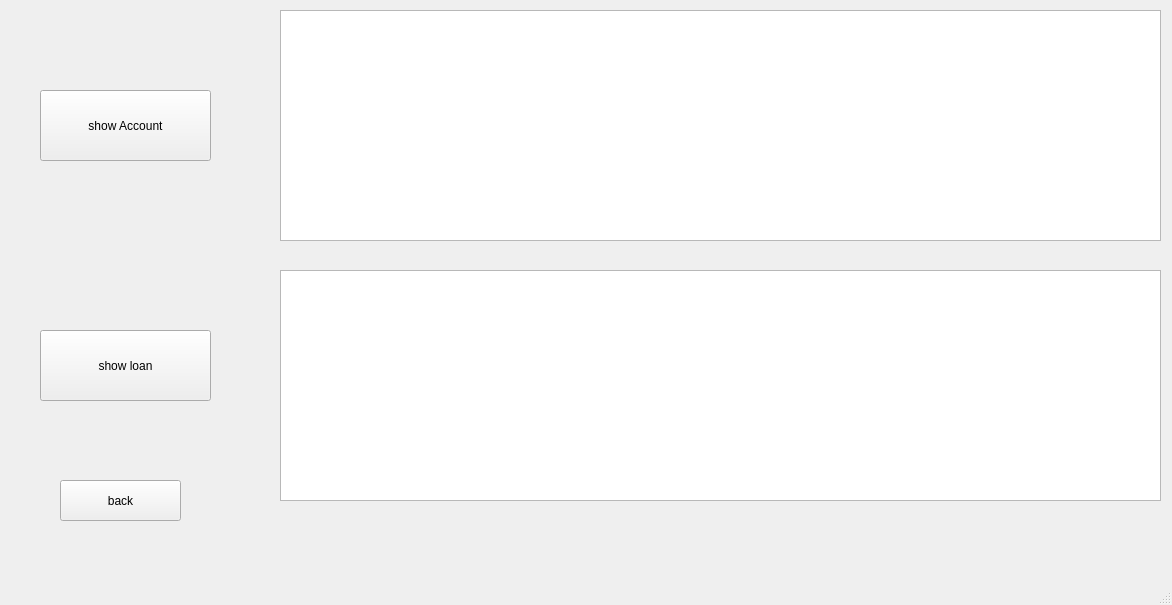
<?xml version="1.0" encoding="UTF-8"?>
<ui version="4.0">
 <class>show_client_information</class>
 <widget class="QMainWindow" name="show_client_information">
  <property name="geometry">
   <rect>
    <x>0</x>
    <y>0</y>
    <width>1172</width>
    <height>605</height>
   </rect>
  </property>
  <property name="windowTitle">
   <string>MainWindow</string>
  </property>
  <widget class="QWidget" name="centralwidget">
   <widget class="QPushButton" name="pushButton">
    <property name="geometry">
     <rect>
      <x>40</x>
      <y>90</y>
      <width>171</width>
      <height>71</height>
     </rect>
    </property>
    <property name="text">
     <string>show Account</string>
    </property>
   </widget>
   <widget class="QPushButton" name="pushButton_2">
    <property name="geometry">
     <rect>
      <x>40</x>
      <y>330</y>
      <width>171</width>
      <height>71</height>
     </rect>
    </property>
    <property name="text">
     <string>show loan</string>
    </property>
   </widget>
   <widget class="QPushButton" name="pushButton_3">
    <property name="geometry">
     <rect>
      <x>60</x>
      <y>480</y>
      <width>121</width>
      <height>41</height>
     </rect>
    </property>
    <property name="text">
     <string>back</string>
    </property>
   </widget>
   <widget class="QTableWidget" name="tableWidget">
    <property name="geometry">
     <rect>
      <x>280</x>
      <y>10</y>
      <width>881</width>
      <height>231</height>
     </rect>
    </property>
   </widget>
   <widget class="QTableWidget" name="tableWidget_2">
    <property name="geometry">
     <rect>
      <x>280</x>
      <y>270</y>
      <width>881</width>
      <height>231</height>
     </rect>
    </property>
   </widget>
  </widget>
  <widget class="QMenuBar" name="menubar">
   <property name="geometry">
    <rect>
     <x>0</x>
     <y>0</y>
     <width>1172</width>
     <height>26</height>
    </rect>
   </property>
  </widget>
  <widget class="QStatusBar" name="statusbar"/>
 </widget>
 <resources/>
 <connections/>
</ui>
